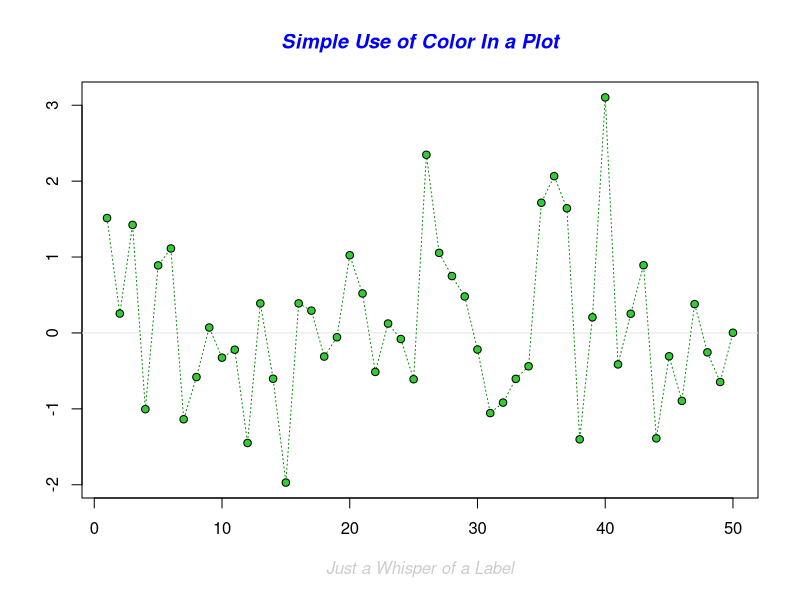
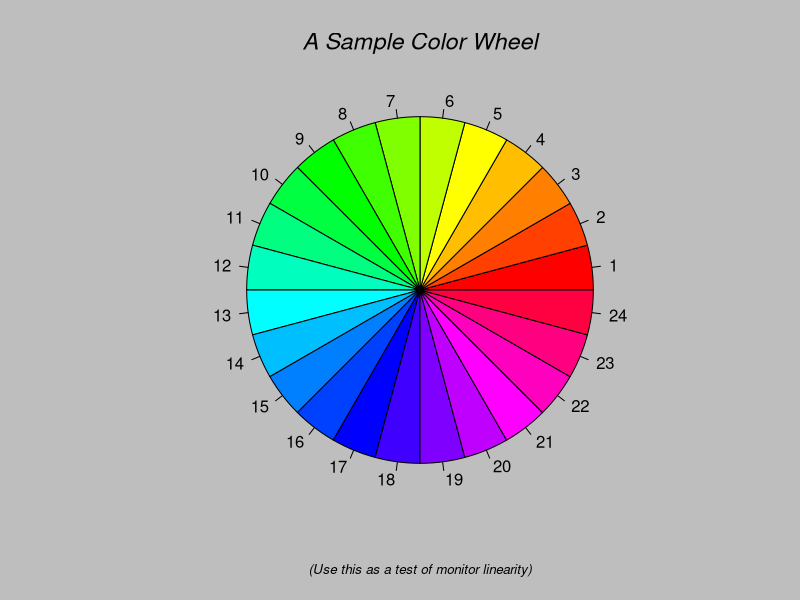
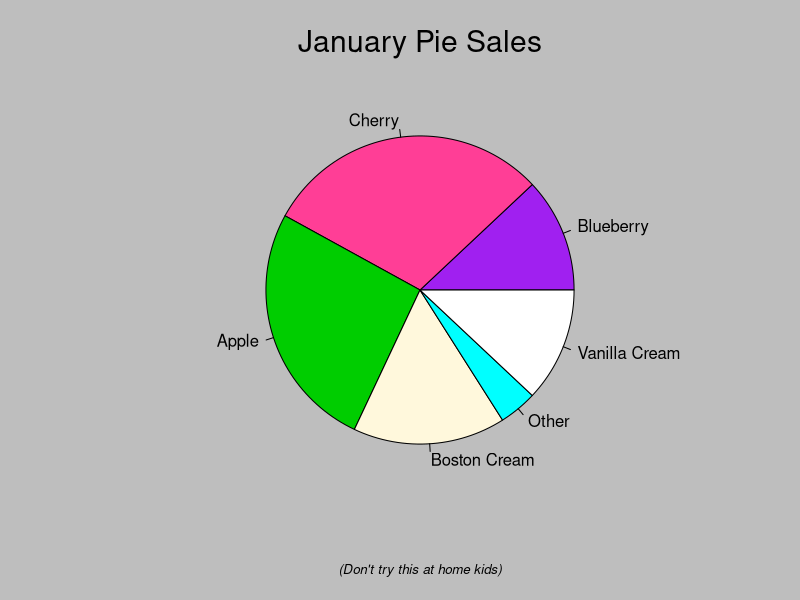
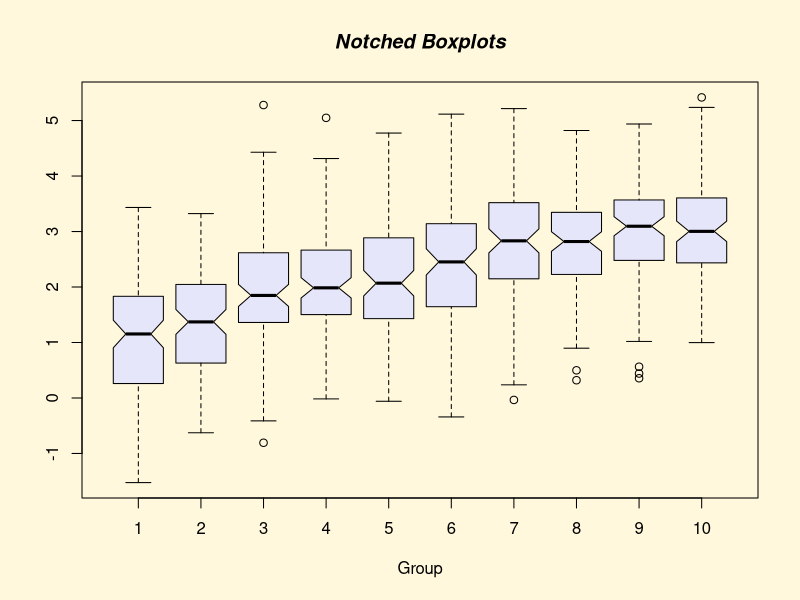
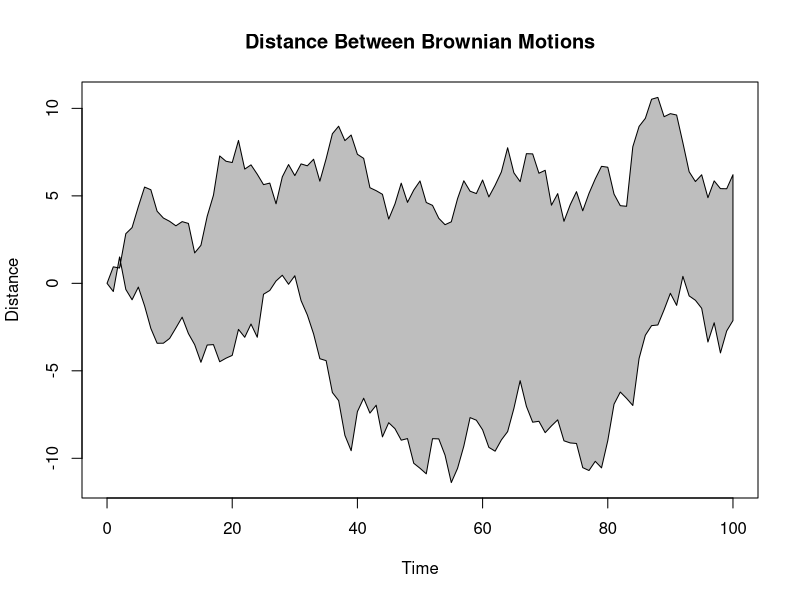
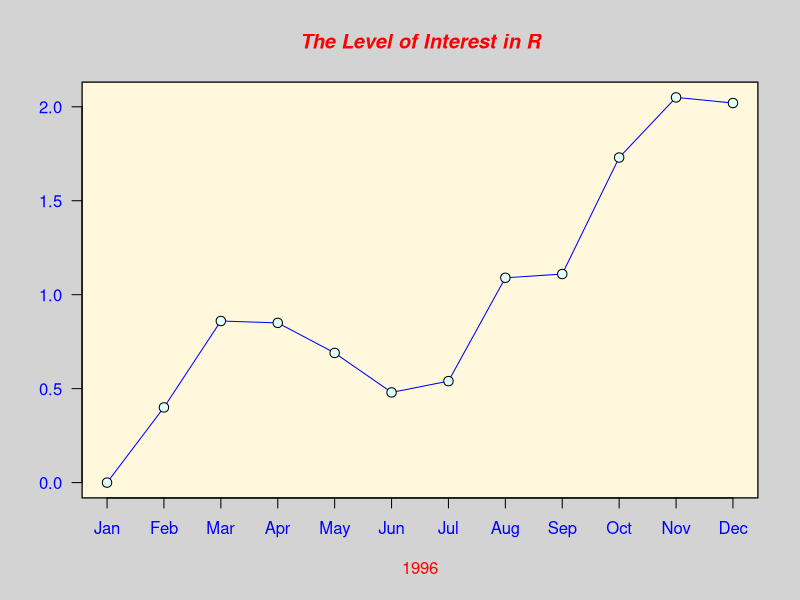
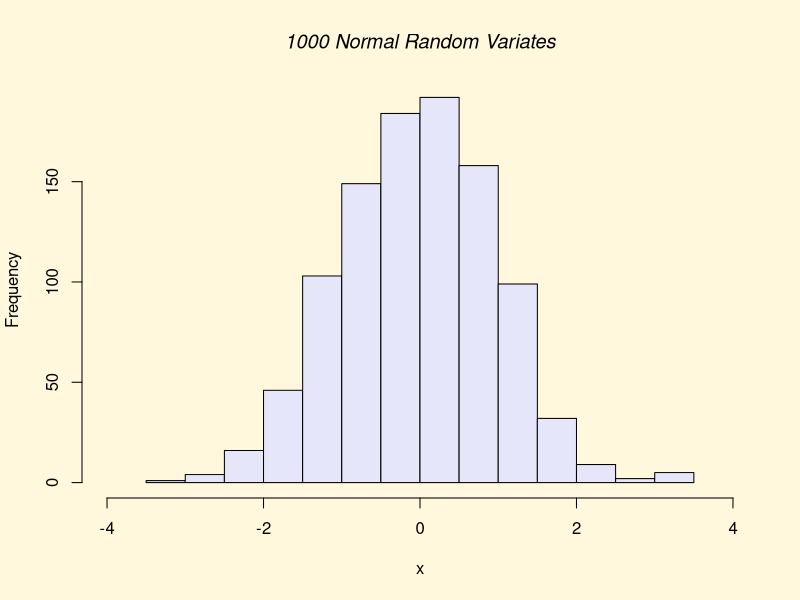
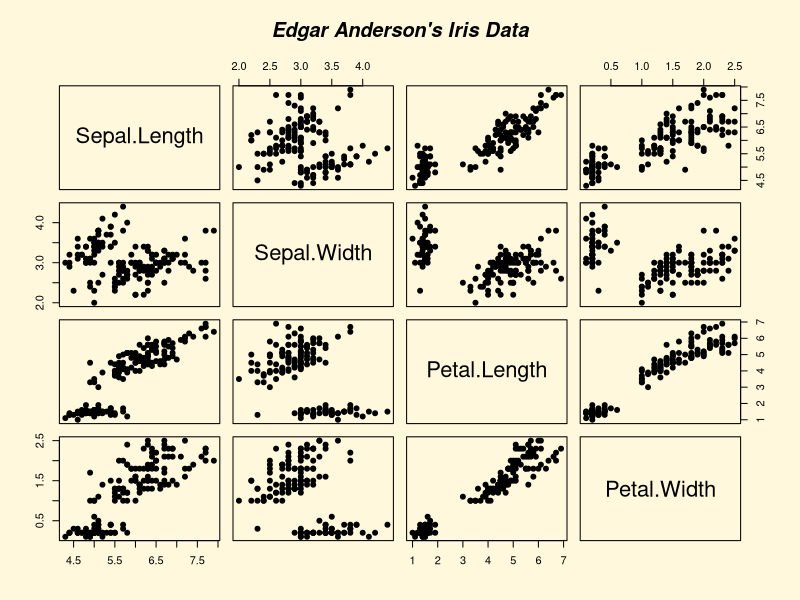

Here is the R script that generated these plots, in order: (Note: this script raises an error after producing the figures.)
expanded_path <- path.expand('-')

# import the libraries ---------------------------------------------------------
library(tidyverse)
library(data.table)
library(tidyverse)
library(dplyr)
library(ggplot2)
library(readr)
library(ggplot2)


# import the libraries ---------------------------------------------------------
expanded_path


demo()

demo(graphics)



# getting working directory ----------------------------------------------
wkdir <- getwd()



# setting working directory
setwd('F:/R programming/data cleaning/ug colleges')


getwd()


dir()

dir(pattern = '.txt')       

dir(pattern = '.R')   

file.exists('bamudb.R')

newdirPath <- 'createdbycode'

if ( file.exists(wkdir)) dir.create(newdirPath)

dir(pattern = 'create')

# creating a file
file.create('learning.R')

# getting working directory ----------------------------------------------


ggplot(data=diamonds,aes(x=price))+
  geom_histogram()



ggplot(data=diamonds,aes(x=price))+
  geom_histogram(fill='green',col='orange')


ggplot(diamonds,aes(x=price))+
  geom_bar()


ggplot(data = diamonds,aes(x=cut,fill = cut))+
  geo_bar()



view(diamonds)


ggplot(data = diamonds,aes(x=carat,y=price,col=cut))+
  geom_point()



ggplot(data=diamonds,aes(x=clarity,y=carat)) +
  geom_boxplot()


ggplot(data=diamonds,aes(x=clarity,y=carat,fill=cut))+
  geom_boxplot()




clean$data <- diamonds[!duplicated(data),]

view(clean)

view(clean$data)


#=================================================================

# remove duplicates 
duplicate <- bamudb$PROGRAMME.NAME
cleandata <- duplicate[!duplicated(duplicate)]
view(cleandata)



# Explore how duplicated() flags dulicate rows 

# Experiment with growing variables to identify duplicates in specific columns 

#=================================================================

# Handle Missing DAta


df <- data.frame(bamudb)

duplicates <- df[duplicated(df$PROGRAMME.NAME),]

duplicates <- bamudb[duplicated(bamudb),]

View(duplicates)

#=================================================================



# Find the column number for "Age"

column_number <- which(colnames(bamudb) == "NAME.OF.THE.APPLICANT")

column_number


View(head(bamudb))



# View basic structure
dim(bamudb) # Check dimensions (rows and columns)
str(bamudb) # View structure of the dataset




colnames(bamudb)



# N======================= SEarch Name from a table =====================
partial_name <- "pranav"
result <- bamudb[grepl(partial_name, data$NAME.OF.THE.APPLICANT, ignore.case = TRUE), ]
result
View(result)

# N======================= SEarch Name from a table =====================

#................ get the missing cOlumns and missing counts 

sum(is.na(bamudb))        # Total missing values
colSums(is.na(bamudb))    # Missing values per column
View(length(colSums(is.na(bamudb))))


# N===================================== =====================







# N===================================== =====================
# N===================================== =====================
# N===================================== =====================
# N===================================== =====================
# N===================================== =====================


### 
